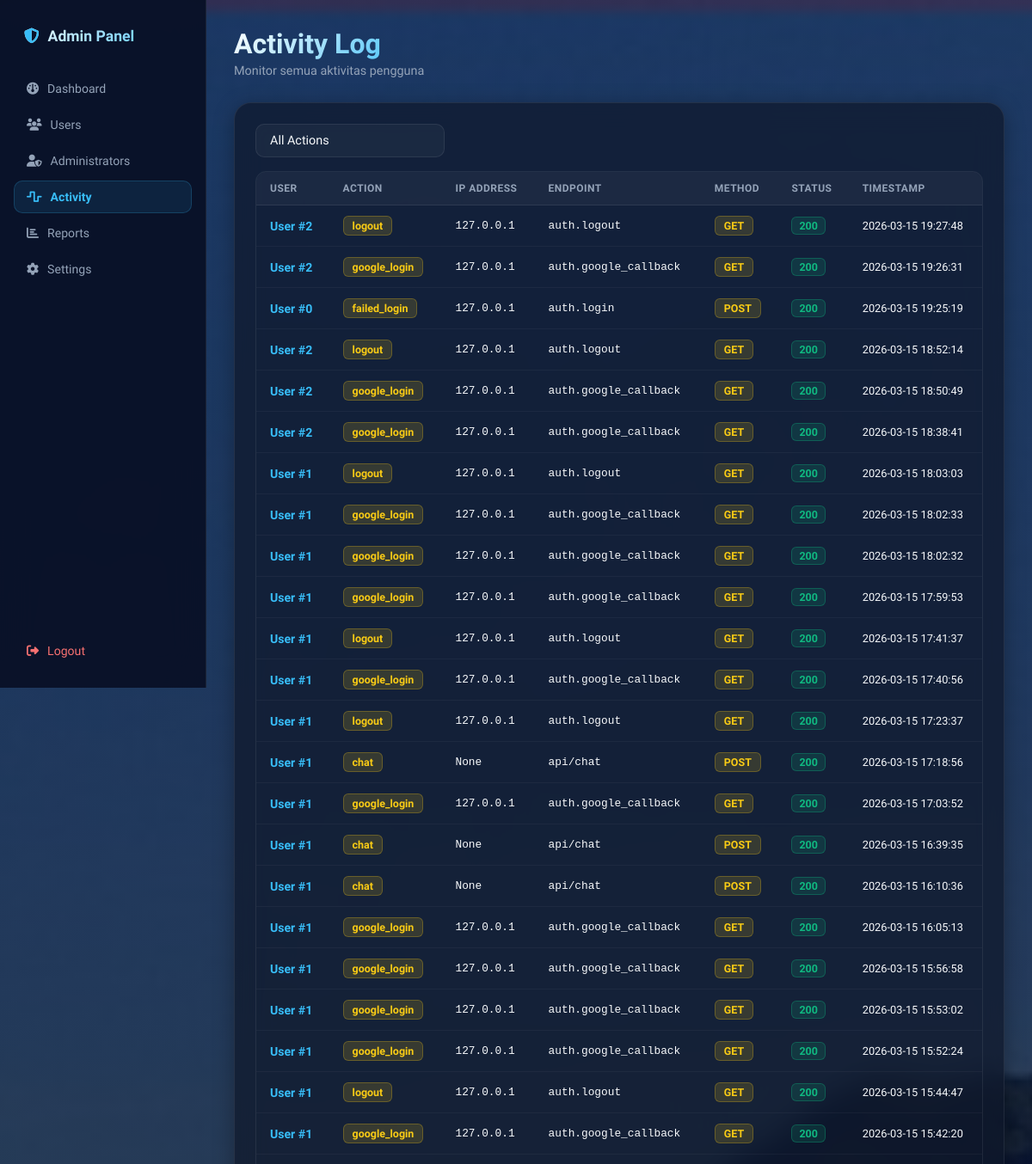
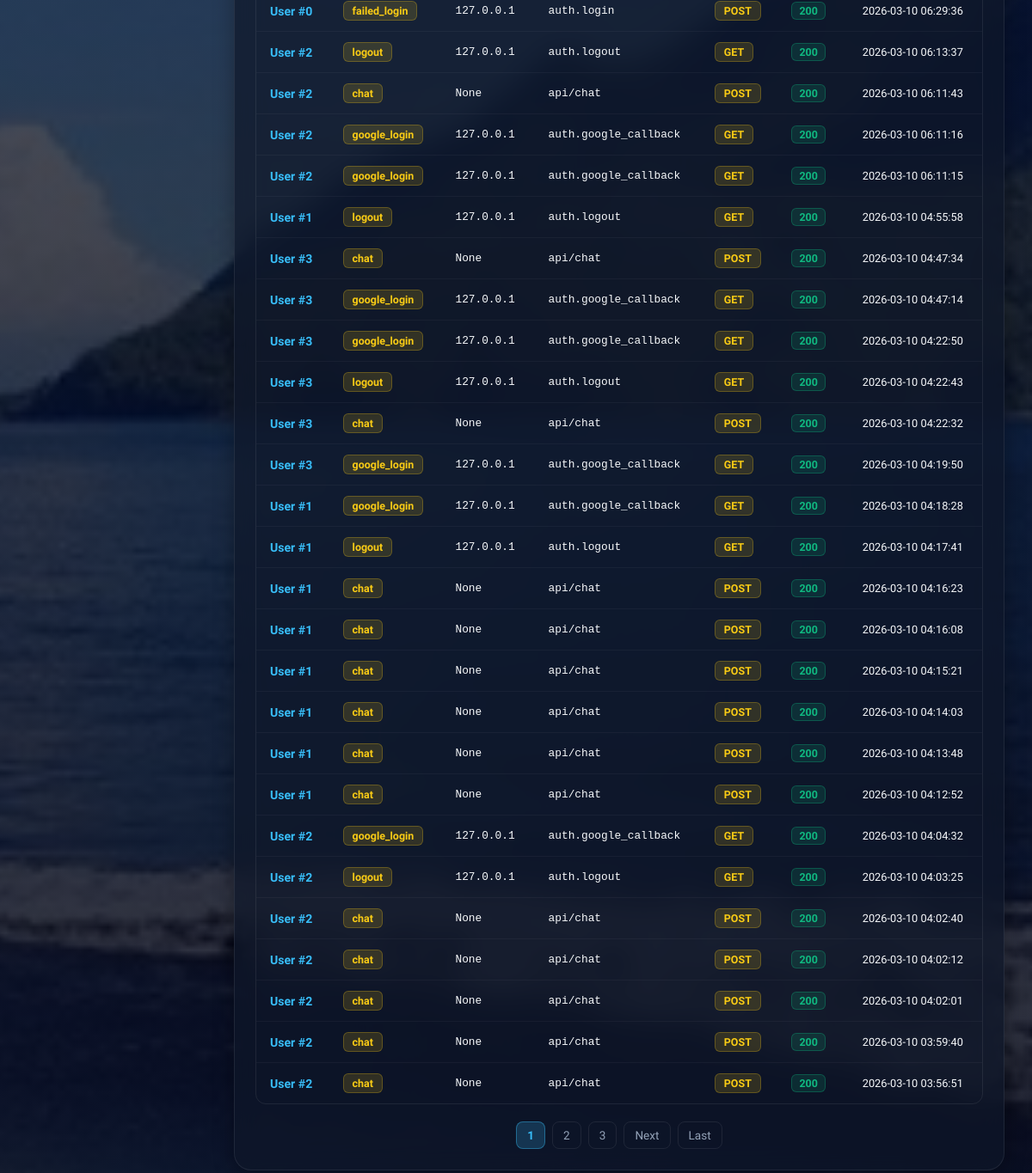
Before: /admin/activity (signed in) with the older database file (2 pictures, top to bottom).
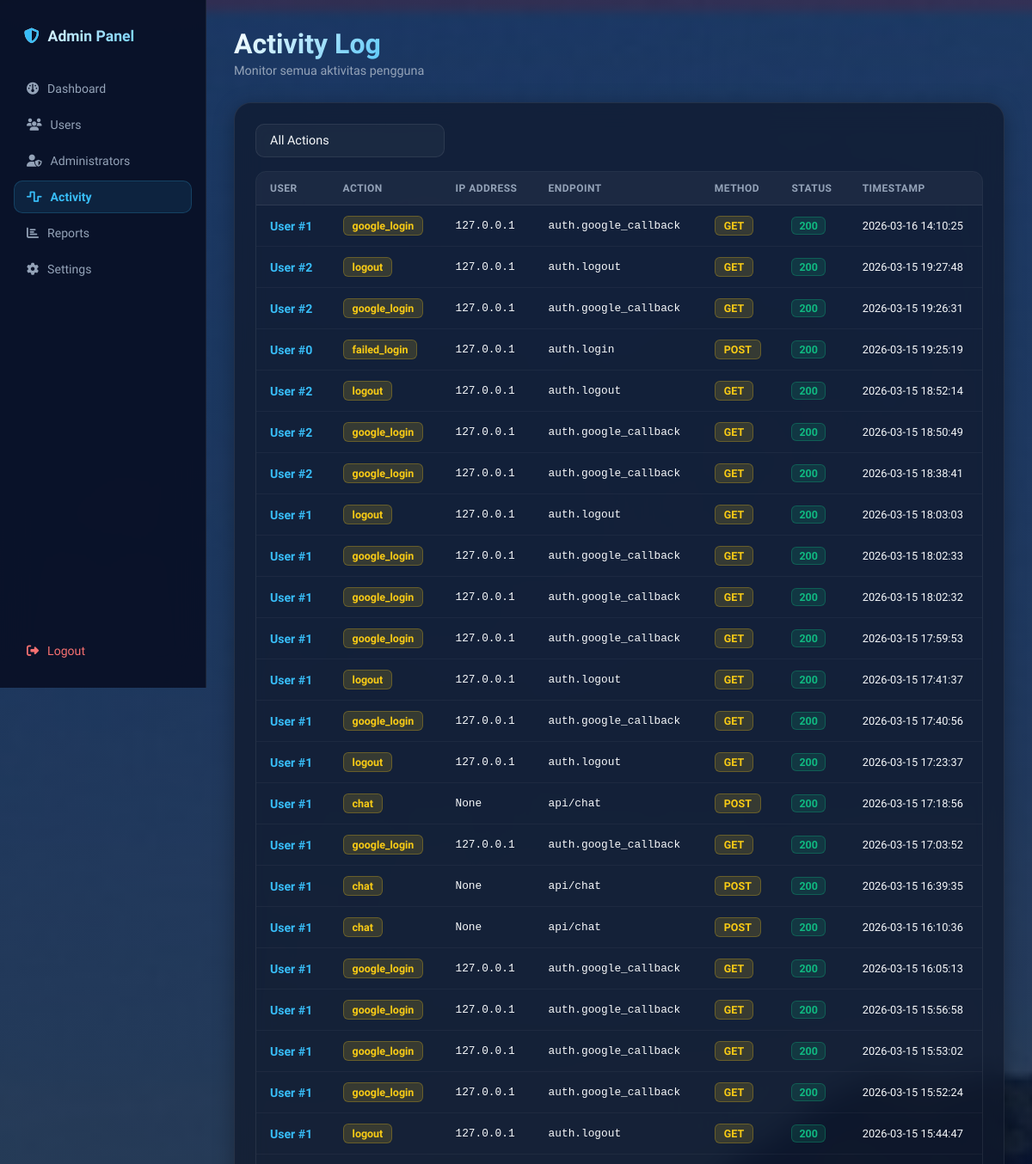
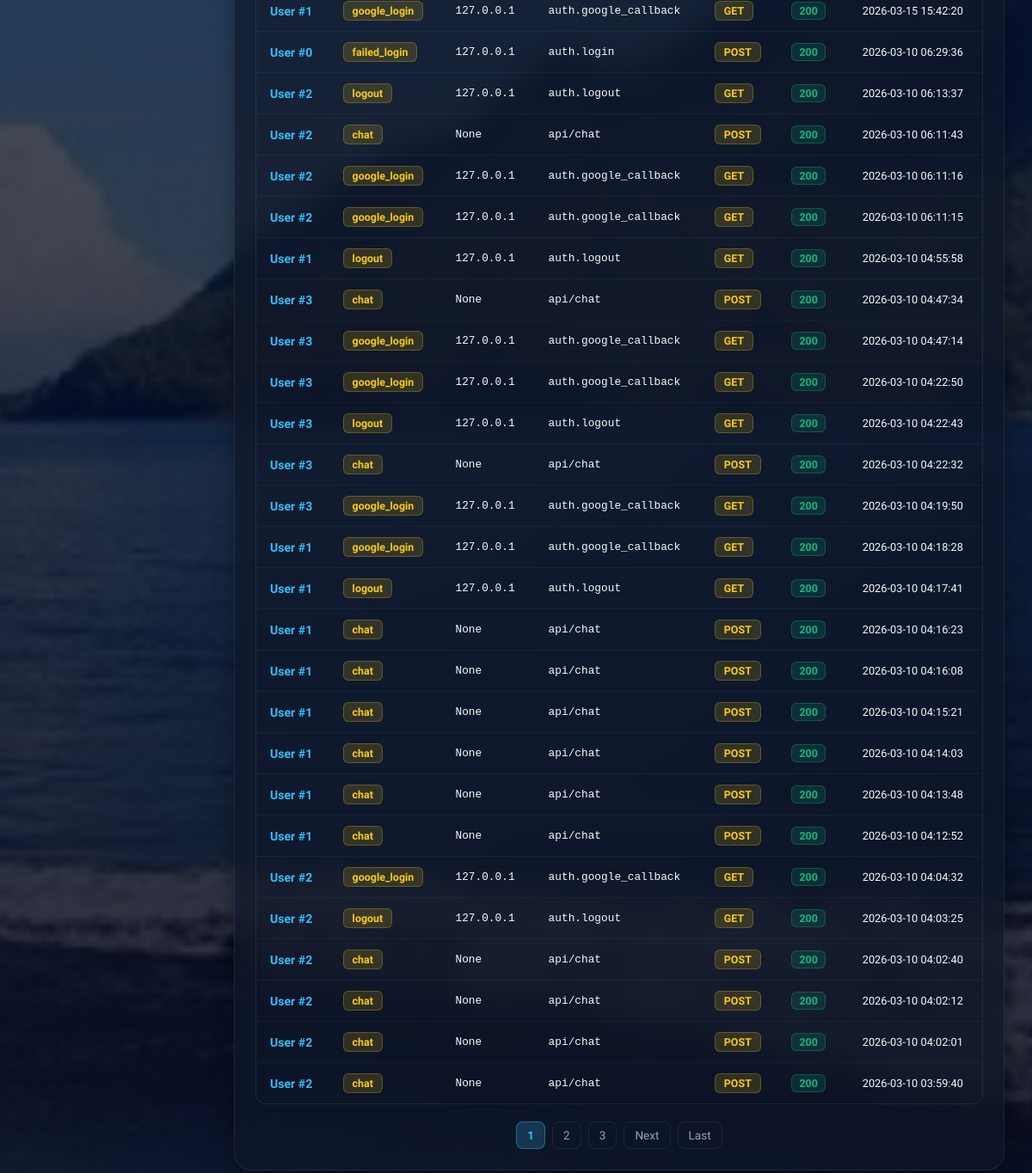
After: the same page with the newer database file (2 pictures, top to bottom).
### models.py (models this page shows, shortened)
class UserActivity(db.Model):
    __tablename__ = 'user_activities'
    id = db.Column(db.Integer, primary_key=True)
    user_id = db.Column(db.Integer, db.ForeignKey('users.id'), nullable=False)
    action = db.Column(db.String(100), nullable=False)  # login, logout, chat, etc
    ip_address = db.Column(db.String(50))
    user_agent = db.Column(db.String(255))
    endpoint = db.Column(db.String(255))
    method = db.Column(db.String(10))  # GET, POST, etc
    status_code = db.Column(db.Integer)
    timestamp = db.Column(db.DateTime, default=datetime.utcnow)
    details = db.Column(db.Text)  # Additional info as JSON string

### admin.py (the view)
@admin_bp.route('/activity')
@admin_required
def activity():
    page = request.args.get('page', 1, type=int)
    action_filter = request.args.get('action', '')
    user_filter = request.args.get('user_id', '')
    query = UserActivity.query
    if action_filter:
        query = query.filter_by(action=action_filter)
    if user_filter:
        query = query.filter_by(user_id=user_filter)
    activities = query.order_by(
        UserActivity.timestamp.desc()
    ).paginate(page=page, per_page=50)
    actions = db.session.query(UserActivity.action.distinct()).all()
    actions = [a[0] for a in actions]
    return render_template('admin/activity.html',
                         activities=activities,
                         actions=actions,
                         selected_action=action_filter,
                         selected_user=user_filter)

### admin.py (called while the page is built)
def admin_required(f):
    @wraps(f)
    def decorated_function(*args, **kwargs):
        if not current_user.is_authenticated:
            flash('Silakan login terlebih dahulu', 'error')
            return redirect(url_for('admin.login'))
        if not isinstance(current_user, Admin):
            flash('Anda tidak memiliki akses ke halaman ini', 'error')
            return redirect(url_for('index'))
        return f(*args, **kwargs)
    return decorated_function

### app.py (called while the page is built)
@login_manager.user_loader
def load_user(user_id):
    from flask import session
    if session.get('is_admin') is True:
        return Admin.query.get(int(user_id))
    return User.query.get(int(user_id))

### models.py (called while the page is built)
    @property
    def is_active(self):
        return self._is_active

### templates/admin/activity.html (shortened to what this page needs)
{% extends 'base.html' %}
{% block content %}
<div class="admin-wrapper">
    <nav class="admin-sidebar">
        <div class="sidebar-brand"><i class="fas fa-shield-halved"></i><span>Admin Panel</span></div>
        <ul class="sidebar-menu">
            <li><a href="{{ url_for('admin.dashboard') }}"><i class="fas fa-gauge"></i> Dashboard</a></li>
            <li><a href="{{ url_for('admin.users') }}"><i class="fas fa-users"></i> Users</a></li>
            <li><a href="{{ url_for('admin.manage_admins') }}"><i class="fas fa-user-shield"></i> Administrators</a></li>
            <li><a href="{{ url_for('admin.activity') }}" class="active"><i class="fas fa-wave-square"></i> Activity</a></li>
            <li><a href="{{ url_for('admin.reports') }}"><i class="fas fa-chart-bar"></i> Reports</a></li>
            <li><a href="{{ url_for('admin.settings') }}"><i class="fas fa-gear"></i> Settings</a></li>
            <li class="sidebar-spacer"></li>
            <li><a href="{{ url_for('admin.logout') }}" class="logout-link"><i class="fas fa-right-from-bracket"></i> Logout</a></li>
        </ul>
    </nav>
    <div class="admin-main">
        <div class="page-header">
            <div>
                <h1 class="page-title">Activity Log</h1>
                <p class="page-sub">Monitor semua aktivitas pengguna</p>
            </div>
        </div>
        <div class="glass-card">
            <form method="GET" class="filter-form" style="margin-bottom: 16px; display: flex; gap: 10px;">
                <select name="action" onchange="this.form.submit()" style="max-width: 220px;">
                    <option value="">All Actions</option>
                </select>
            </form>
            <div class="table-wrapper">
                <table class="dark-table">
                    <thead>
                        <tr>
                            <th>User</th>
                            <th>Action</th>
                            <th>IP Address</th>
                            <th>Endpoint</th>
                            <th>Method</th>
                            <th>Status</th>
                            <th>Timestamp</th>
                        </tr>
                    </thead>
                    <tbody>
                        {% for activity in activities.items %}
                        <tr>
                            <td><a href="{{ url_for('admin.user_details', user_id=activity.user_id) }}" class="table-link">User #{{ activity.user_id }}</a></td>
                            <td><span class="badge-action">{{ activity.action }}</span></td>
                            <td class="mono">{{ activity.ip_address }}</td>
                            <td class="mono">{{ activity.endpoint }}</td>
                            <td><span class="badge-action">{{ activity.method }}</span></td>
                            <td><span class="status-{{ activity.status_code }}">{{ activity.status_code }}</span></td>
                            <td class="ts">{{ activity.timestamp.strftime('%Y-%m-%d %H:%M:%S') }}</td>
                        </tr>
                        {% else %}
                        <tr><td colspan="7" class="empty-cell">No activities found</td></tr>
                        {% endfor %}
                    </tbody>
                </table>
            </div>
            <div class="pagination">
                {% for page_num in activities.iter_pages() %}
                    {% if page_num %}
                        {% if page_num == activities.page %}<span class="current">{{ page_num }}</span>
                        {% else %}<a href="{{ url_for('admin.activity', page=page_num, action=selected_action) }}">{{ page_num }}</a>{% endif %}
                    {% else %}<span>...</span>{% endif %}
                {% endfor %}
                {% if activities.has_next %}
                    <a href="{{ url_for('admin.activity', page=activities.next_num, action=selected_action) }}">Next</a>
                    <a href="{{ url_for('admin.activity', page=activities.pages, action=selected_action) }}">Last</a>
                {% endif %}
            </div>
        </div>
    </div>
</div>
{% endblock %}

### templates/base.html (shortened to what this page needs)
<!DOCTYPE html>
<html lang="id">
<head>
    <link rel="stylesheet" href="https://cdnjs.cloudflare.com/ajax/libs/font-awesome/6.4.0/css/all.min.css">
</head>
<body>
    {% block content %}{% endblock %}
</body>
</html>

### templates/base.html (style rules this page uses)
* { margin: 0; padding: 0; box-sizing: border-box; }
body { font-family: 'Plus Jakarta Sans', -apple-system, BlinkMacSystemFont, 'Segoe UI', Roboto, sans-serif; background: #f5f5f5; }

Changed rows visible on the page:
no longer on this page (row unchanged): UserActivity: user_id "2", action "chat", ip_address "None", endpoint "api/chat", method "POST", status_code "200", timestamp "2026-03-10 03:56:51"
added UserActivity: user_id "1", action "google_login", ip_address "127.0.0.1", endpoint "auth.google_callback", method "GET", status_code "200", timestamp "2026-03-16 14:10:25"
